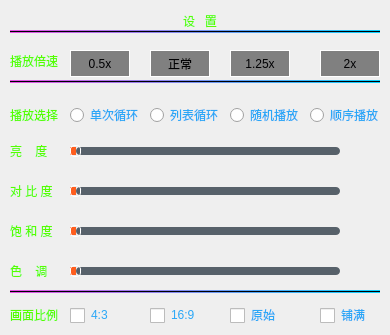
<?xml version="1.0" encoding="UTF-8"?>
<ui version="4.0">
 <class>AdjustBright</class>
 <widget class="QDialog" name="AdjustBright">
  <property name="geometry">
   <rect>
    <x>0</x>
    <y>0</y>
    <width>390</width>
    <height>335</height>
   </rect>
  </property>
  <property name="windowTitle">
   <string>Dialog</string>
  </property>
  <property name="styleSheet">
   <string notr="true">/*background-color: rgb(61, 61, 61);*/
</string>
  </property>
  <widget class="QLabel" name="label">
   <property name="geometry">
    <rect>
     <x>160</x>
     <y>10</y>
     <width>80</width>
     <height>21</height>
    </rect>
   </property>
   <property name="styleSheet">
    <string notr="true">font:bold normal 15px &quot;微软雅黑&quot;;
color: rgb(85, 255, 0);</string>
   </property>
   <property name="text">
    <string>设   置</string>
   </property>
   <property name="alignment">
    <set>Qt::AlignCenter</set>
   </property>
  </widget>
  <widget class="QLabel" name="label_playRate">
   <property name="geometry">
    <rect>
     <x>10</x>
     <y>50</y>
     <width>50</width>
     <height>21</height>
    </rect>
   </property>
   <property name="styleSheet">
    <string notr="true">color: rgb(85, 255, 0);</string>
   </property>
   <property name="text">
    <string>播放倍速</string>
   </property>
  </widget>
  <widget class="QPushButton" name="BtnRate_1">
   <property name="geometry">
    <rect>
     <x>70</x>
     <y>50</y>
     <width>60</width>
     <height>27</height>
    </rect>
   </property>
   <property name="minimumSize">
    <size>
     <width>0</width>
     <height>27</height>
    </size>
   </property>
   <property name="maximumSize">
    <size>
     <width>16777215</width>
     <height>27</height>
    </size>
   </property>
   <property name="styleSheet">
    <string notr="true"> QPushButton
{
	border:1px solid white;
    background-color:gray;
    color: rgb(0, 0, 2);
}
 QPushButton:hover 
{
    background-color:rgb(14, 220, 0);
    color: rgb(0, 0, 0);
}
 
/*checked设置为checkable为true生效*/
QPushButton:checked 
{
    border:2px solid #f85a37;
    background-color:rgb(14, 170, 79);
    color: rgb(255, 255, 0);
}
 
 </string>
   </property>
   <property name="text">
    <string>0.5x</string>
   </property>
  </widget>
  <widget class="QPushButton" name="BtnRate_2">
   <property name="geometry">
    <rect>
     <x>150</x>
     <y>50</y>
     <width>60</width>
     <height>27</height>
    </rect>
   </property>
   <property name="minimumSize">
    <size>
     <width>0</width>
     <height>27</height>
    </size>
   </property>
   <property name="maximumSize">
    <size>
     <width>16777215</width>
     <height>27</height>
    </size>
   </property>
   <property name="styleSheet">
    <string notr="true"> QPushButton
{
	border:1px solid white;
    background-color:gray;
    color: rgb(0, 0, 2);
}
 QPushButton:hover 
{
    background-color:rgb(14, 220, 0);
    color: rgb(0, 0, 0);
}
 
/*checked设置为checkable为true生效*/
QPushButton:checked 
{
    border:2px solid #f85a37;
    background-color:rgb(14, 170, 79);
    color: rgb(255, 255, 0);
}
 
 </string>
   </property>
   <property name="text">
    <string>正常</string>
   </property>
  </widget>
  <widget class="QPushButton" name="BtnRate_3">
   <property name="geometry">
    <rect>
     <x>230</x>
     <y>50</y>
     <width>60</width>
     <height>27</height>
    </rect>
   </property>
   <property name="minimumSize">
    <size>
     <width>0</width>
     <height>27</height>
    </size>
   </property>
   <property name="maximumSize">
    <size>
     <width>16777215</width>
     <height>27</height>
    </size>
   </property>
   <property name="styleSheet">
    <string notr="true"> QPushButton
{
	border:1px solid white;
    background-color:gray;
    color: rgb(0, 0, 2);
}
 QPushButton:hover 
{
    background-color:rgb(14, 220, 0);
    color: rgb(0, 0, 0);
}
 
/*checked设置为checkable为true生效*/
QPushButton:checked 
{
    border:2px solid #f85a37;
    background-color:rgb(14, 170, 79);
    color: rgb(255, 255, 0);
}
 
 </string>
   </property>
   <property name="text">
    <string>1.25x</string>
   </property>
  </widget>
  <widget class="QPushButton" name="BtnRate_4">
   <property name="geometry">
    <rect>
     <x>320</x>
     <y>50</y>
     <width>60</width>
     <height>27</height>
    </rect>
   </property>
   <property name="minimumSize">
    <size>
     <width>0</width>
     <height>27</height>
    </size>
   </property>
   <property name="maximumSize">
    <size>
     <width>16777215</width>
     <height>27</height>
    </size>
   </property>
   <property name="styleSheet">
    <string notr="true"> QPushButton
{
	border:1px solid white;
    background-color:gray;
    color: rgb(0, 0, 2);
}
 QPushButton:hover 
{
    background-color:rgb(14, 220, 0);
    color: rgb(0, 0, 0);
}
 
/*checked设置为checkable为true生效*/
QPushButton:checked 
{
    border:2px solid #f85a37;
    background-color:rgb(14, 170, 79);
    color: rgb(255, 255, 0);
}
 
 </string>
   </property>
   <property name="text">
    <string>2x</string>
   </property>
  </widget>
  <widget class="QLabel" name="label_playSelect">
   <property name="geometry">
    <rect>
     <x>10</x>
     <y>100</y>
     <width>50</width>
     <height>30</height>
    </rect>
   </property>
   <property name="styleSheet">
    <string notr="true">color: rgb(85, 255, 0);</string>
   </property>
   <property name="text">
    <string>播放选择</string>
   </property>
  </widget>
  <widget class="QLabel" name="label_ld">
   <property name="geometry">
    <rect>
     <x>10</x>
     <y>140</y>
     <width>50</width>
     <height>21</height>
    </rect>
   </property>
   <property name="styleSheet">
    <string notr="true">color: rgb(85, 255, 0);</string>
   </property>
   <property name="text">
    <string>亮    度</string>
   </property>
  </widget>
  <widget class="QSlider" name="horizontalSlider_liangdu">
   <property name="geometry">
    <rect>
     <x>70</x>
     <y>140</y>
     <width>270</width>
     <height>22</height>
    </rect>
   </property>
   <property name="styleSheet">
    <string notr="true">/*整个进度条*/
QSlider::groove:horizontal 
{
background:transparent;
height: 8px;
border-radius:4px;
}

/*J拖动按钮*/
QSlider::handle:horizontal 
{
background: qradialgradient(spread:pad, cx:0.5, cy:0.5, radius:0.5, fx:0.5, fy:0.5, 
stop:0.6 #45ADED, stop:0.778409 rgba(255, 255, 255, 255));
width: 8px;
height:8px;
margin-top: -2px;
margin-bottom: -2px;
padding-right:1px;
border-radius: 4px;
border:1px solid white;
}

/*J拖动按钮-hover*/
QSlider::handle:horizontal:hover 
{
border-radius: 4px;
background: qradialgradient(spread:pad, cx:0.5, cy:0.5, radius:0.5, fx:0.5, fy:0.5, stop:0.6 #2A8BDA,stop:0.778409 rgba(255, 255, 255, 255));
}

/*未划过的区域，右边界线*/
QSlider::add-page:horizontal,QSlider::add-line:horizontal
{
background-color: rgb(87, 97, 106); 
border-radius:4px;
}

/*已划过的区域，右边界线*/
QSlider::sub-page:horizontal,QSlider::sub-line:horizontal
{
/*background-color:qlineargradient(spread:pad, x1:0, y1:0, x2:1, y2:0, stop:0 rgba(231,80,229, 255), stop:1 rgba(7,208,255, 255));*/
background-color:rgb(255, 94, 30);
border-radius:4px;
}
</string>
   </property>
   <property name="orientation">
    <enum>Qt::Horizontal</enum>
   </property>
  </widget>
  <widget class="QLabel" name="label_liangdu">
   <property name="geometry">
    <rect>
     <x>350</x>
     <y>140</y>
     <width>30</width>
     <height>21</height>
    </rect>
   </property>
   <property name="styleSheet">
    <string notr="true">color: #f85a37;</string>
   </property>
   <property name="text">
    <string/>
   </property>
  </widget>
  <widget class="QLabel" name="label_duibidu">
   <property name="geometry">
    <rect>
     <x>350</x>
     <y>180</y>
     <width>30</width>
     <height>21</height>
    </rect>
   </property>
   <property name="styleSheet">
    <string notr="true">color: #f85a37;</string>
   </property>
   <property name="text">
    <string/>
   </property>
  </widget>
  <widget class="QLabel" name="label_dbd">
   <property name="geometry">
    <rect>
     <x>10</x>
     <y>180</y>
     <width>50</width>
     <height>21</height>
    </rect>
   </property>
   <property name="styleSheet">
    <string notr="true">color: rgb(85, 255, 0);</string>
   </property>
   <property name="text">
    <string>对 比 度</string>
   </property>
  </widget>
  <widget class="QSlider" name="horizontalSlider_duibidu">
   <property name="geometry">
    <rect>
     <x>70</x>
     <y>180</y>
     <width>270</width>
     <height>22</height>
    </rect>
   </property>
   <property name="styleSheet">
    <string notr="true">/*整个进度条*/
QSlider::groove:horizontal 
{
background:transparent;
height: 8px;
border-radius:4px;
}

/*J拖动按钮*/
QSlider::handle:horizontal 
{
background: qradialgradient(spread:pad, cx:0.5, cy:0.5, radius:0.5, fx:0.5, fy:0.5, 
stop:0.6 #45ADED, stop:0.778409 rgba(255, 255, 255, 255));
width: 8px;
height:8px;
margin-top: -2px;
margin-bottom: -2px;
padding-right:1px;
border-radius: 4px;
border:1px solid white;
}

/*J拖动按钮-hover*/
QSlider::handle:horizontal:hover 
{
border-radius: 4px;
background: qradialgradient(spread:pad, cx:0.5, cy:0.5, radius:0.5, fx:0.5, fy:0.5, stop:0.6 #2A8BDA,stop:0.778409 rgba(255, 255, 255, 255));
}

/*未划过的区域，右边界线*/
QSlider::add-page:horizontal,QSlider::add-line:horizontal
{
background-color: rgb(87, 97, 106); 
border-radius:4px;
}

/*已划过的区域，右边界线*/
QSlider::sub-page:horizontal,QSlider::sub-line:horizontal
{
/*background-color:qlineargradient(spread:pad, x1:0, y1:0, x2:1, y2:0, stop:0 rgba(231,80,229, 255), stop:1 rgba(7,208,255, 255));*/
background-color:rgb(255, 94, 30);
border-radius:4px;
}
</string>
   </property>
   <property name="orientation">
    <enum>Qt::Horizontal</enum>
   </property>
  </widget>
  <widget class="QLabel" name="label_bhd">
   <property name="geometry">
    <rect>
     <x>10</x>
     <y>220</y>
     <width>50</width>
     <height>21</height>
    </rect>
   </property>
   <property name="styleSheet">
    <string notr="true">color: rgb(85, 255, 0);</string>
   </property>
   <property name="text">
    <string>饱 和 度</string>
   </property>
  </widget>
  <widget class="QSlider" name="horizontalSlider_baohedu">
   <property name="geometry">
    <rect>
     <x>70</x>
     <y>220</y>
     <width>270</width>
     <height>22</height>
    </rect>
   </property>
   <property name="styleSheet">
    <string notr="true">/*整个进度条*/
QSlider::groove:horizontal 
{
background:transparent;
height: 8px;
border-radius:4px;
}

/*J拖动按钮*/
QSlider::handle:horizontal 
{
background: qradialgradient(spread:pad, cx:0.5, cy:0.5, radius:0.5, fx:0.5, fy:0.5, 
stop:0.6 #45ADED, stop:0.778409 rgba(255, 255, 255, 255));
width: 8px;
height:8px;
margin-top: -2px;
margin-bottom: -2px;
padding-right:1px;
border-radius: 4px;
border:1px solid white;
}

/*J拖动按钮-hover*/
QSlider::handle:horizontal:hover 
{
border-radius: 4px;
background: qradialgradient(spread:pad, cx:0.5, cy:0.5, radius:0.5, fx:0.5, fy:0.5, stop:0.6 #2A8BDA,stop:0.778409 rgba(255, 255, 255, 255));
}

/*未划过的区域，右边界线*/
QSlider::add-page:horizontal,QSlider::add-line:horizontal
{
background-color: rgb(87, 97, 106); 
border-radius:4px;
}

/*已划过的区域，右边界线*/
QSlider::sub-page:horizontal,QSlider::sub-line:horizontal
{
/*background-color:qlineargradient(spread:pad, x1:0, y1:0, x2:1, y2:0, stop:0 rgba(231,80,229, 255), stop:1 rgba(7,208,255, 255));*/
background-color:rgb(255, 94, 30);
border-radius:4px;
}
</string>
   </property>
   <property name="orientation">
    <enum>Qt::Horizontal</enum>
   </property>
  </widget>
  <widget class="QLabel" name="label_baohedu">
   <property name="geometry">
    <rect>
     <x>350</x>
     <y>220</y>
     <width>30</width>
     <height>21</height>
    </rect>
   </property>
   <property name="styleSheet">
    <string notr="true">color: #f85a37;</string>
   </property>
   <property name="text">
    <string/>
   </property>
  </widget>
  <widget class="Line" name="line">
   <property name="geometry">
    <rect>
     <x>10</x>
     <y>30</y>
     <width>370</width>
     <height>3</height>
    </rect>
   </property>
   <property name="styleSheet">
    <string notr="true">background-color:qlineargradient(spread:pad, x1:0, y1:0, x2:1, y2:0, stop:0 rgba(231,80,229, 255), stop:1 rgba(7,208,255, 255));</string>
   </property>
   <property name="frameShadow">
    <enum>QFrame::Plain</enum>
   </property>
   <property name="orientation">
    <enum>Qt::Horizontal</enum>
   </property>
  </widget>
  <widget class="Line" name="line_2">
   <property name="geometry">
    <rect>
     <x>10</x>
     <y>290</y>
     <width>370</width>
     <height>3</height>
    </rect>
   </property>
   <property name="styleSheet">
    <string notr="true">background-color:qlineargradient(spread:pad, x1:0, y1:0, x2:1, y2:0, stop:0 rgba(231,80,229, 255), stop:1 rgba(7,208,255, 255));</string>
   </property>
   <property name="frameShadow">
    <enum>QFrame::Plain</enum>
   </property>
   <property name="orientation">
    <enum>Qt::Horizontal</enum>
   </property>
  </widget>
  <widget class="Line" name="line_3">
   <property name="geometry">
    <rect>
     <x>10</x>
     <y>80</y>
     <width>370</width>
     <height>3</height>
    </rect>
   </property>
   <property name="styleSheet">
    <string notr="true">background-color:qlineargradient(spread:pad, x1:0, y1:0, x2:1, y2:0, stop:0 rgba(231,80,229, 255), stop:1 rgba(7,208,255, 255));</string>
   </property>
   <property name="frameShadow">
    <enum>QFrame::Plain</enum>
   </property>
   <property name="orientation">
    <enum>Qt::Horizontal</enum>
   </property>
  </widget>
  <widget class="QRadioButton" name="radioButton_dcxh">
   <property name="geometry">
    <rect>
     <x>70</x>
     <y>100</y>
     <width>71</width>
     <height>30</height>
    </rect>
   </property>
   <property name="styleSheet">
    <string notr="true">/*未选中的样式*/
QRadioButton::indicator:unchecked
{
width:16px;
height:16px;
border-image: url(:/images/radio_normal.png);
}

QRadioButton::indicator:unchecked:hover
{
width:16px;
height:16px;
border-image: url(:/images/radio_hover.png);
}

/*选中时的样式*/
QRadioButton::indicator:checked
{
width:16px;
height:16px;
border-image: url(:/images/radio_selected.png);
}

QRadioButton
{
color: rgb(42, 167, 247);
}
</string>
   </property>
   <property name="text">
    <string>单次循环</string>
   </property>
  </widget>
  <widget class="QRadioButton" name="radioButton_lbxh">
   <property name="geometry">
    <rect>
     <x>150</x>
     <y>100</y>
     <width>71</width>
     <height>30</height>
    </rect>
   </property>
   <property name="styleSheet">
    <string notr="true">/*未选中的样式*/
QRadioButton::indicator:unchecked
{
width:16px;
height:16px;
border-image: url(:/images/radio_normal.png);
}

QRadioButton::indicator:unchecked:hover
{
width:16px;
height:16px;
border-image: url(:/images/radio_hover.png);
}

/*选中时的样式*/
QRadioButton::indicator:checked
{
width:16px;
height:16px;
border-image: url(:/images/radio_selected.png);
}

QRadioButton
{
color: rgb(42, 167, 247);
}
</string>
   </property>
   <property name="text">
    <string>列表循环</string>
   </property>
  </widget>
  <widget class="QRadioButton" name="radioButton_sjbf">
   <property name="geometry">
    <rect>
     <x>230</x>
     <y>100</y>
     <width>71</width>
     <height>30</height>
    </rect>
   </property>
   <property name="styleSheet">
    <string notr="true">/*未选中的样式*/
QRadioButton::indicator:unchecked
{
width:16px;
height:16px;
border-image: url(:/images/radio_normal.png);
}

QRadioButton::indicator:unchecked:hover
{
width:16px;
height:16px;
border-image: url(:/images/radio_hover.png);
}

/*选中时的样式*/
QRadioButton::indicator:checked
{
width:16px;
height:16px;
border-image: url(:/images/radio_selected.png);
}

QRadioButton
{
color: rgb(42, 167, 247);
}
</string>
   </property>
   <property name="text">
    <string>随机播放</string>
   </property>
  </widget>
  <widget class="QRadioButton" name="radioButton_sxbf">
   <property name="geometry">
    <rect>
     <x>310</x>
     <y>100</y>
     <width>71</width>
     <height>30</height>
    </rect>
   </property>
   <property name="styleSheet">
    <string notr="true">/*未选中的样式*/
QRadioButton::indicator:unchecked
{
width:16px;
height:16px;
border-image: url(:/images/radio_normal.png);
}

QRadioButton::indicator:unchecked:hover
{
width:16px;
height:16px;
border-image: url(:/images/radio_hover.png);
}

/*选中时的样式*/
QRadioButton::indicator:checked
{
width:16px;
height:16px;
border-image: url(:/images/radio_selected.png);
}

QRadioButton
{
color: rgb(42, 167, 247);
}
</string>
   </property>
   <property name="text">
    <string>顺序播放</string>
   </property>
  </widget>
  <widget class="QLabel" name="label_hmbl">
   <property name="geometry">
    <rect>
     <x>10</x>
     <y>300</y>
     <width>50</width>
     <height>30</height>
    </rect>
   </property>
   <property name="styleSheet">
    <string notr="true">color: rgb(85, 255, 0);</string>
   </property>
   <property name="text">
    <string>画面比例</string>
   </property>
  </widget>
  <widget class="QCheckBox" name="checkBox_1">
   <property name="geometry">
    <rect>
     <x>70</x>
     <y>300</y>
     <width>50</width>
     <height>30</height>
    </rect>
   </property>
   <property name="styleSheet">
    <string notr="true">QCheckBox::indicator 
{
width: 15px;
height: 15px;
}

QCheckBox
{
/*font:11pt &quot;微软雅黑&quot;;*/
color: rgb(42, 167, 247);
}

/*	
QCheckBox:hover
{
color: rgb(85, 255, 0);
}
*/

/*未选中的样式*/
QCheckBox::indicator:unchecked
{
image: url(:/images/checkhover.png);
}

QCheckBox::indicator:unchecked:hover
{

}

/*选中时的样式*/
QCheckBox::indicator:checked
{
image: url(:/images/checked.png);
}
</string>
   </property>
   <property name="text">
    <string>4:3</string>
   </property>
  </widget>
  <widget class="QCheckBox" name="checkBox_2">
   <property name="geometry">
    <rect>
     <x>150</x>
     <y>300</y>
     <width>50</width>
     <height>30</height>
    </rect>
   </property>
   <property name="styleSheet">
    <string notr="true">QCheckBox::indicator 
{
width: 15px;
height: 15px;
}

QCheckBox
{
/*font:11pt &quot;微软雅黑&quot;;
color: rgb(0, 0, 0);*/
color: rgb(42, 167, 247);
}

/*	
QCheckBox:hover
{
color: rgb(85, 255, 0);
}
*/

/*未选中的样式*/
QCheckBox::indicator:unchecked
{
image: url(:/images/checkhover.png);
}

QCheckBox::indicator:unchecked:hover
{

}

/*选中时的样式*/
QCheckBox::indicator:checked
{
image: url(:/images/checked.png);
}
</string>
   </property>
   <property name="text">
    <string>16:9</string>
   </property>
  </widget>
  <widget class="QCheckBox" name="checkBox_3">
   <property name="geometry">
    <rect>
     <x>230</x>
     <y>300</y>
     <width>50</width>
     <height>30</height>
    </rect>
   </property>
   <property name="styleSheet">
    <string notr="true">QCheckBox::indicator 
{
width: 15px;
height: 15px;
}

QCheckBox
{
/*font:11pt &quot;微软雅黑&quot;;
color: rgb(0, 0, 0);*/
color: rgb(42, 167, 247);
}

/*	
QCheckBox:hover
{
color: rgb(85, 255, 0);
}
*/

/*未选中的样式*/
QCheckBox::indicator:unchecked
{
image: url(:/images/checkhover.png);
}

QCheckBox::indicator:unchecked:hover
{

}

/*选中时的样式*/
QCheckBox::indicator:checked
{
image: url(:/images/checked.png);
}
</string>
   </property>
   <property name="text">
    <string>原始</string>
   </property>
  </widget>
  <widget class="QCheckBox" name="checkBox_4">
   <property name="geometry">
    <rect>
     <x>320</x>
     <y>300</y>
     <width>50</width>
     <height>30</height>
    </rect>
   </property>
   <property name="styleSheet">
    <string notr="true">QCheckBox::indicator 
{
width: 15px;
height: 15px;
}

QCheckBox
{
/*font:11pt &quot;微软雅黑&quot;;
color: rgb(0, 0, 0);*/
color: rgb(42, 167, 247);
}

/*	
QCheckBox:hover
{
color: rgb(85, 255, 0);
}
*/

/*未选中的样式*/
QCheckBox::indicator:unchecked
{
image: url(:/images/checkhover.png);
}

QCheckBox::indicator:unchecked:hover
{

}

/*选中时的样式*/
QCheckBox::indicator:checked
{
image: url(:/images/checked.png);
}
</string>
   </property>
   <property name="text">
    <string>铺满</string>
   </property>
  </widget>
  <widget class="QLabel" name="label_sediao">
   <property name="geometry">
    <rect>
     <x>350</x>
     <y>260</y>
     <width>30</width>
     <height>21</height>
    </rect>
   </property>
   <property name="styleSheet">
    <string notr="true">color: #f85a37;</string>
   </property>
   <property name="text">
    <string/>
   </property>
  </widget>
  <widget class="QSlider" name="horizontalSlider_sediao">
   <property name="geometry">
    <rect>
     <x>70</x>
     <y>260</y>
     <width>270</width>
     <height>22</height>
    </rect>
   </property>
   <property name="styleSheet">
    <string notr="true">/*整个进度条*/
QSlider::groove:horizontal 
{
background:transparent;
height: 8px;
border-radius:4px;
}

/*J拖动按钮*/
QSlider::handle:horizontal 
{
background: qradialgradient(spread:pad, cx:0.5, cy:0.5, radius:0.5, fx:0.5, fy:0.5, 
stop:0.6 #45ADED, stop:0.778409 rgba(255, 255, 255, 255));
width: 8px;
height:8px;
margin-top: -2px;
margin-bottom: -2px;
padding-right:1px;
border-radius: 4px;
border:1px solid white;
}

/*J拖动按钮-hover*/
QSlider::handle:horizontal:hover 
{
border-radius: 4px;
background: qradialgradient(spread:pad, cx:0.5, cy:0.5, radius:0.5, fx:0.5, fy:0.5, stop:0.6 #2A8BDA,stop:0.778409 rgba(255, 255, 255, 255));
}

/*未划过的区域，右边界线*/
QSlider::add-page:horizontal,QSlider::add-line:horizontal
{
background-color: rgb(87, 97, 106); 
border-radius:4px;
}

/*已划过的区域，右边界线*/
QSlider::sub-page:horizontal,QSlider::sub-line:horizontal
{
/*background-color:qlineargradient(spread:pad, x1:0, y1:0, x2:1, y2:0, stop:0 rgba(231,80,229, 255), stop:1 rgba(7,208,255, 255));*/
background-color:rgb(255, 94, 30);
border-radius:4px;
}
</string>
   </property>
   <property name="orientation">
    <enum>Qt::Horizontal</enum>
   </property>
  </widget>
  <widget class="QLabel" name="label_sd">
   <property name="geometry">
    <rect>
     <x>10</x>
     <y>260</y>
     <width>50</width>
     <height>21</height>
    </rect>
   </property>
   <property name="styleSheet">
    <string notr="true">color: rgb(85, 255, 0);</string>
   </property>
   <property name="text">
    <string>色    调</string>
   </property>
  </widget>
 </widget>
 <resources/>
 <connections/>
</ui>
